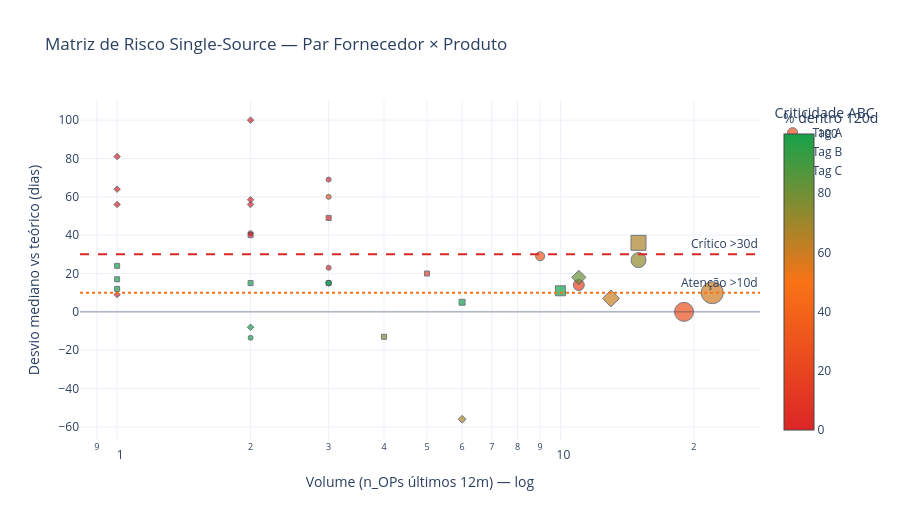

Notebook code cell kept with this figure:
### Code cell
# Célula 9 — Nível 3: Risco Single-Source (matriz + tabela fornecedor × produto)

# Identificar produtos single-source
single_source_produtos = df_capacity[df_capacity["num_suppliers_per_product"] == 1][
    ["product_name", "alias", "is_finished_product", "lead_time", "tag_abc"]
].drop_duplicates().rename(columns={"alias": "fornecedor", "lead_time": "lt_teorico"})

# Enriquecer com dados de OPs (lead time realizado, desvio, % no prazo)
ops_por_par = (
    df_ops.groupby(["product_names", "supplier_name", "is_finished_product_order"])
    .agg(
        lt_realizado=("lead_time_realizado", "median"),
        desvio_mediano=("desvio_lt", "median"),
        pct_no_prazo=("dentro_do_prazo", lambda x: x.mean() * 100),
        n_ops=("op_code", "count"),
    )
    .reset_index()
    .rename(columns={
        "product_names": "product_name",
        "supplier_name": "fornecedor",
        "is_finished_product_order": "is_finished_product",
    })
)

single_source = single_source_produtos.merge(
    ops_por_par, how="left",
    on=["product_name", "fornecedor", "is_finished_product"],
)
single_source["fluxo"] = single_source["is_finished_product"].map({True: "PA", False: "Tri"})


def nivel(row):
    if row.get("tag_abc") in ["A", "B"]:
        if pd.notna(row.get("desvio_mediano")) and row["desvio_mediano"] > CONFIG["threshold_desvio_critico"]:
            return "🔴 Alto"
        if pd.notna(row.get("desvio_mediano")) and row["desvio_mediano"] > CONFIG["threshold_desvio_atencao"]:
            return "🟠 Moderado"
        return "🟡 Acompanhar"
    return "🟢 Baixo"


single_source["nivel_atencao"] = single_source.apply(nivel, axis=1)

# ====== MATRIZ DE RISCO (scatter) ======
matriz = single_source.dropna(subset=["desvio_mediano", "n_ops"]).copy()

simbolo_abc = {"A": "circle", "B": "square", "C": "diamond"}
matriz["simbolo"] = matriz["tag_abc"].map(simbolo_abc).fillna("x")

fig = go.Figure()

for abc in ["A", "B", "C"]:
    sub = matriz[matriz["tag_abc"] == abc]
    if len(sub) == 0:
        continue
    fig.add_trace(go.Scatter(
        x=sub["n_ops"], y=sub["desvio_mediano"],
        mode="markers",
        marker=dict(
            symbol=simbolo_abc[abc],
            size=sub["n_ops"].clip(5, 50),
            color=sub["pct_no_prazo"],
            colorscale=[[0.0, COLORS["status_critico"]],
                        [0.5, COLORS["status_atencao"]],
                        [1.0, COLORS["status_ok"]]],
            cmin=0, cmax=100,
            colorbar=dict(title="% dentro 120d", x=1.02) if abc == "A" else None,
            showscale=(abc == "A"),
            line=dict(width=1, color="#374151"),
        ),
        name=f"Tag {abc}",
        text=sub["fornecedor"].astype(str) + " — " + sub["product_name"].astype(str).str[:30] + " (" + sub["fluxo"].astype(str) + ")",
        hovertemplate=(
            "<b>%{text}</b><br>"
            "n_OPs: %{x}<br>"
            "Desvio: %{y:.0f}d<br>"
            f"Tag ABC: {abc}<extra></extra>"
        ),
    ))

fig.add_hline(y=CONFIG["threshold_desvio_critico"], line_dash="dash",
              line_color=COLORS["status_critico"], annotation_text="Crítico >30d")
fig.add_hline(y=CONFIG["threshold_desvio_atencao"], line_dash="dot",
              line_color=COLORS["status_atencao"], annotation_text="Atenção >10d")
fig.add_hline(y=0, line_color="#374151", line_width=0.5)

fig.update_layout(
    title="Matriz de Risco Single-Source — Par Fornecedor × Produto",
    template=TEMPLATE,
    xaxis=dict(title="Volume (n_OPs últimos 12m) — log", type="log"),
    yaxis=dict(title="Desvio mediano vs teórico (dias)"),
    height=520,
    legend=dict(title="Criticidade ABC"),
)
fig.show()

# ====== TABELA fornecedor × produto ======
display_cols = ["product_name", "fornecedor", "fluxo", "tag_abc",
                "lt_teorico", "lt_realizado", "desvio_mediano", "pct_no_prazo",
                "n_ops", "nivel_atencao"]


def color_fluxo_cell(v):
    if v == "PA":
        return f"background-color:{COLORS['fluxo_pa']}; color:white; font-weight:600; text-align:center"
    if v == "Tri":
        return f"background-color:{COLORS['fluxo_tri']}; color:#374151; font-weight:600; text-align:center"
    return ""


def color_atencao(v):
    if "Alto" in str(v):
        return "font-weight:600"
    return ""


ordem_atencao = {"🔴 Alto": 0, "🟠 Moderado": 1, "🟡 Acompanhar": 2, "🟢 Baixo": 3}
single_source["_ord"] = single_source["nivel_atencao"].map(ordem_atencao)
single_source = single_source.sort_values(
    ["_ord", "tag_abc", "desvio_mediano"],
    ascending=[True, True, False],
).drop(columns="_ord")

single_source = single_source[single_source["n_ops"].notna() & (single_source["n_ops"] > 0)]
print(f"📋 Pares Single-Source com OPs (fornecedor × produto): {len(single_source)}")
(single_source[display_cols]
    .style
    .map(color_fluxo_cell, subset=["fluxo"])
    .map(color_atencao, subset=["nivel_atencao"])
    .format({
        "lt_teorico": "{:.0f}d",
        "lt_realizado": "{:.0f}d",
        "desvio_mediano": "{:+.0f}d",
        "pct_no_prazo": "{:.1f}%",
    }, na_rep="—")
    .hide(axis="index")
)

### Figure 1 — Plotly figure (JSON) as saved in the notebook; plotly's stock layout.template omitted (floating-point values rounded to 4 significant figures)
{"data": [{"hovertemplate": "<b>%{text}</b><br>n_OPs: %{x}<br>Desvio: %{y:.0f}d<br>Tag ABC: A<extra></extra>", "marker": {"cmax": 100, "cmin": 0, "color": [26.32, 33.33, 100.0, 0.0, 59.09, 33.33, 0.0, 18.18, 73.33, 0.0], "colorbar": {"title": {"text": "% dentro 120d"}, "x": 1.02}, "colorscale": [[0, "#DC2626"], [0.5, "#F97316"], [1, "#16A34A"]], "line": {"color": "#374151", "width": 1}, "showscale": true, "size": [19.0, 9.0, 5.0, 5.0, 22.0, 5.0, 5.0, 11.0, 15.0, 5.0], "symbol": "circle"}, "mode": "markers", "name": "Tag A", "text": ["PIXIE — Maxi Saia NYIN Feminino (Tri)", "MAURA — Saia Midi Kyoto Feminino (Tri)", "AZZURRA — Future Shorts 200 Masculino (PA)", "KABRIOLLI — Calça FutureForm Feminino (PA)", "MAURA — Calça FutureForm Masculino (Tri)", "MC & MC — Camisa FutureForm Masculino (PA)", "PIXIE — Vestido Chemise Sem Mangas Fut (PA)", "GOAT — Wingsuit Feminino (Tri)", "BAE BRASIL — Cueca Boxer Comfort Anti Suor  (PA)", "LUTESTIL — Undershirt Anti Suor Gola V Ma (PA)"], "type": "scatter", "x": [19.0, 9.0, 2.0, 3.0, 22.0, 3.0, 2.0, 11.0, 15.0, 3.0], "y": [0.0, 29.0, -13.5, 23.0, 10.0, 60.0, 41.0, 14.0, 27.0, 69.0]}, {"hovertemplate": "<b>%{text}</b><br>n_OPs: %{x}<br>Desvio: %{y:.0f}d<br>Tag ABC: B<extra></extra>", "marker": {"cmax": 100, "cmin": 0, "color": [20.0, 0.0, 100.0, 100.0, 100.0, 100.0, 100.0, 0.0, 66.67, 100.0, 75.0, 100.0], "colorscale": [[0, "#DC2626"], [0.5, "#F97316"], [1, "#16A34A"]], "line": {"color": "#374151", "width": 1}, "showscale": false, "size": [5.0, 5.0, 6.0, 5.0, 5.0, 10.0, 5.0, 5.0, 15.0, 5.0, 5.0, 5.0], "symbol": "square"}, "mode": "markers", "name": "Tag B", "text": ["GOAT — Techsture Vest Feminino (Tri)", "RIZLLEP — The Perfect Top Halter Feminin (PA)", "MASH — Cueca Seamless Touch Masculino (PA)", "BAE BRASIL — Skin Cropped Feminino (PA)", "INTERTEXTIL — Perfect Body Manga Longa Femin (PA)", "BAE BRASIL — Skin Cropped Long Sleeve Femin (PA)", "RIZLLEP — The Perfect Top Asymmetric Fem (PA)", "KABRIOLLI — Vestido Curto Gola Canoa Futur (PA)", "MALHAS D'STEFANO — Spectrum Socks Low 2.0 (PA)", "KABRIOLLI — Vestido Midi de Alça FutureFor (PA)", "ARTIGO X — Boné Outdoors (PA)", "INTERTEXTIL — Perfect Body Decote U Feminino (PA)"], "type": "scatter", "x": [5.0, 2.0, 6.0, 3.0, 1.0, 10.0, 1.0, 3.0, 15.0, 2.0, 4.0, 1.0], "y": [20.0, 40.0, 5.0, 15.0, 24.0, 11.0, 17.0, 49.0, 36.0, 15.0, -13.0, 12.0]}, {"hovertemplate": "<b>%{text}</b><br>n_OPs: %{x}<br>Desvio: %{y:.0f}d<br>Tag ABC: C<extra></extra>", "marker": {"cmax": 100, "cmin": 0, "color": [61.54, 100.0, 0.0, 0.0, 100.0, 0.0, 0.0, 81.82, 0.0, 0.0, 0.0, 66.67], "colorscale": [[0, "#DC2626"], [0.5, "#F97316"], [1, "#16A34A"]], "line": {"color": "#374151", "width": 1}, "showscale": false, "size": [13.0, 5.0, 5.0, 5.0, 5.0, 5.0, 5.0, 11.0, 5.0, 5.0, 5.0, 6.0], "symbol": "diamond"}, "mode": "markers", "name": "Tag C", "text": ["ARTIGO X — Boné Sixx (PA)", "CLARA BELLA — Modern Top Feminino (PA)", "ART LIVRE — Regata NEXTECH Feminino (Tri)", "LUTESTIL — Undershirt Anti Suor Gola U Ma (PA)", "KABRIOLLI — Blusa de Alça FutureForm Femin (PA)", "Santa Rita — Regata Nadador IN-ACTION Seaml (PA)", "MUB — Camisa Manga Curta FutureForm  (PA)", "BAE BRASIL — SneakIN Socks (PA)", "CLARA BELLA — Shorts Esportivo Serotonin Fem (PA)", "RIZLLEP — The Perfect Top Cropped Femini (PA)", "Lorsa — Saia Midi Tokyo FutureForm Fem (PA)", "RDM — Calcinha String Feminino (PA)"], "type": "scatter", "x": [13.0, 2.0, 2.0, 1.0, 3.0, 1.0, 1.0, 11.0, 1.0, 2.0, 2.0, 6.0], "y": [7.0, -8.0, 56.0, 81.0, 15.0, 9.0, 56.0, 18.0, 64.0, 58.5, 100.0, -56.0]}], "layout": {"annotations": [{"showarrow": false, "text": "Crítico >30d", "x": 1, "xanchor": "right", "xref": "x domain", "y": 30, "yanchor": "bottom", "yref": "y"}, {"showarrow": false, "text": "Atenção >10d", "x": 1, "xanchor": "right", "xref": "x domain", "y": 10, "yanchor": "bottom", "yref": "y"}], "height": 520, "legend": {"title": {"text": "Criticidade ABC"}}, "shapes": [{"line": {"color": "#DC2626", "dash": "dash"}, "type": "line", "x0": 0, "x1": 1, "xref": "x domain", "y0": 30, "y1": 30, "yref": "y"}, {"line": {"color": "#F97316", "dash": "dot"}, "type": "line", "x0": 0, "x1": 1, "xref": "x domain", "y0": 10, "y1": 10, "yref": "y"}, {"line": {"color": "#374151", "width": 0.5}, "type": "line", "x0": 0, "x1": 1, "xref": "x domain", "y0": 0, "y1": 0, "yref": "y"}], "title": {"text": "Matriz de Risco Single-Source — Par Fornecedor × Produto"}, "xaxis": {"title": {"text": "Volume (n_OPs últimos 12m) — log"}, "type": "log"}, "yaxis": {"title": {"text": "Desvio mediano vs teórico (dias)"}}}}
